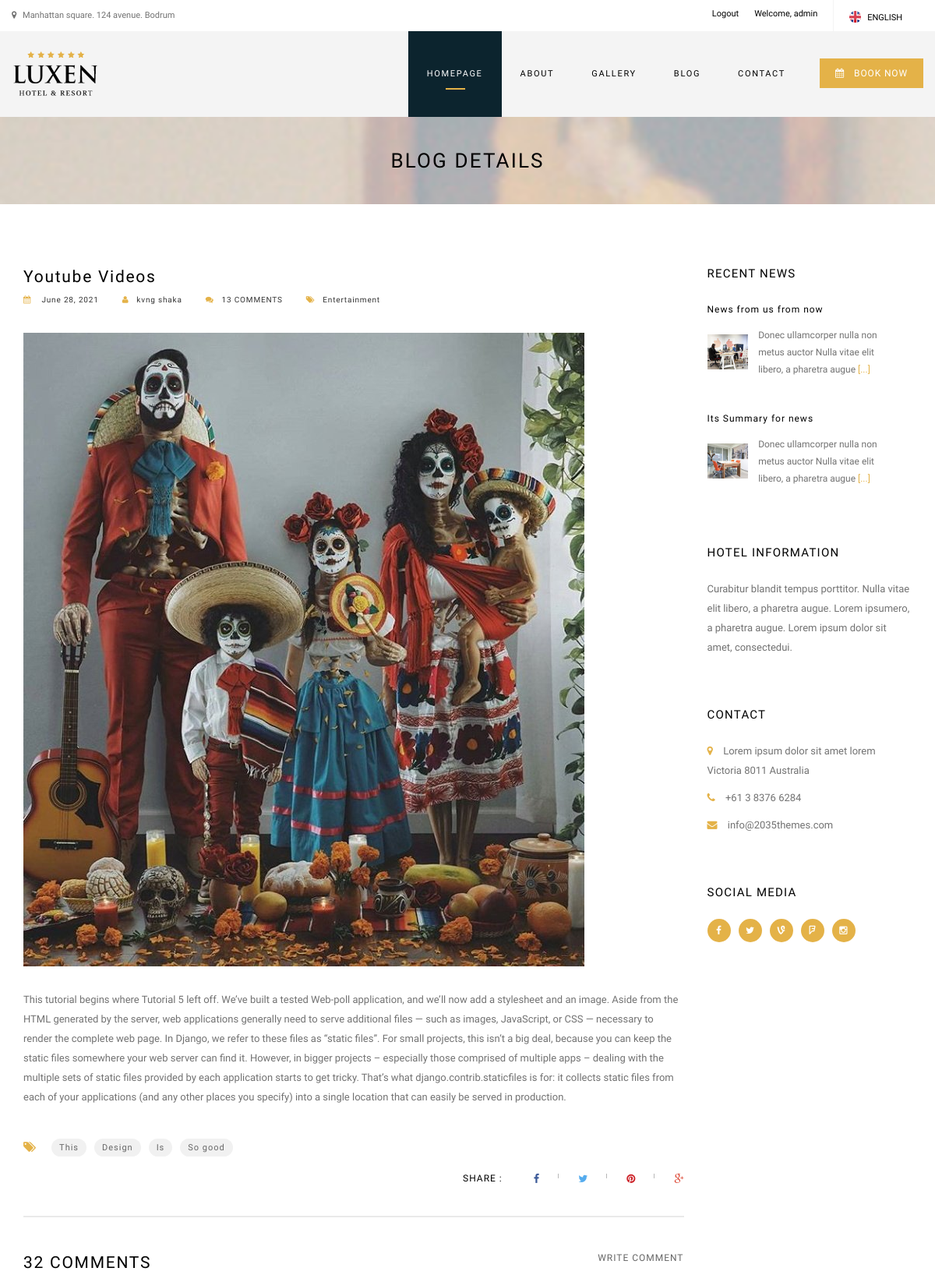
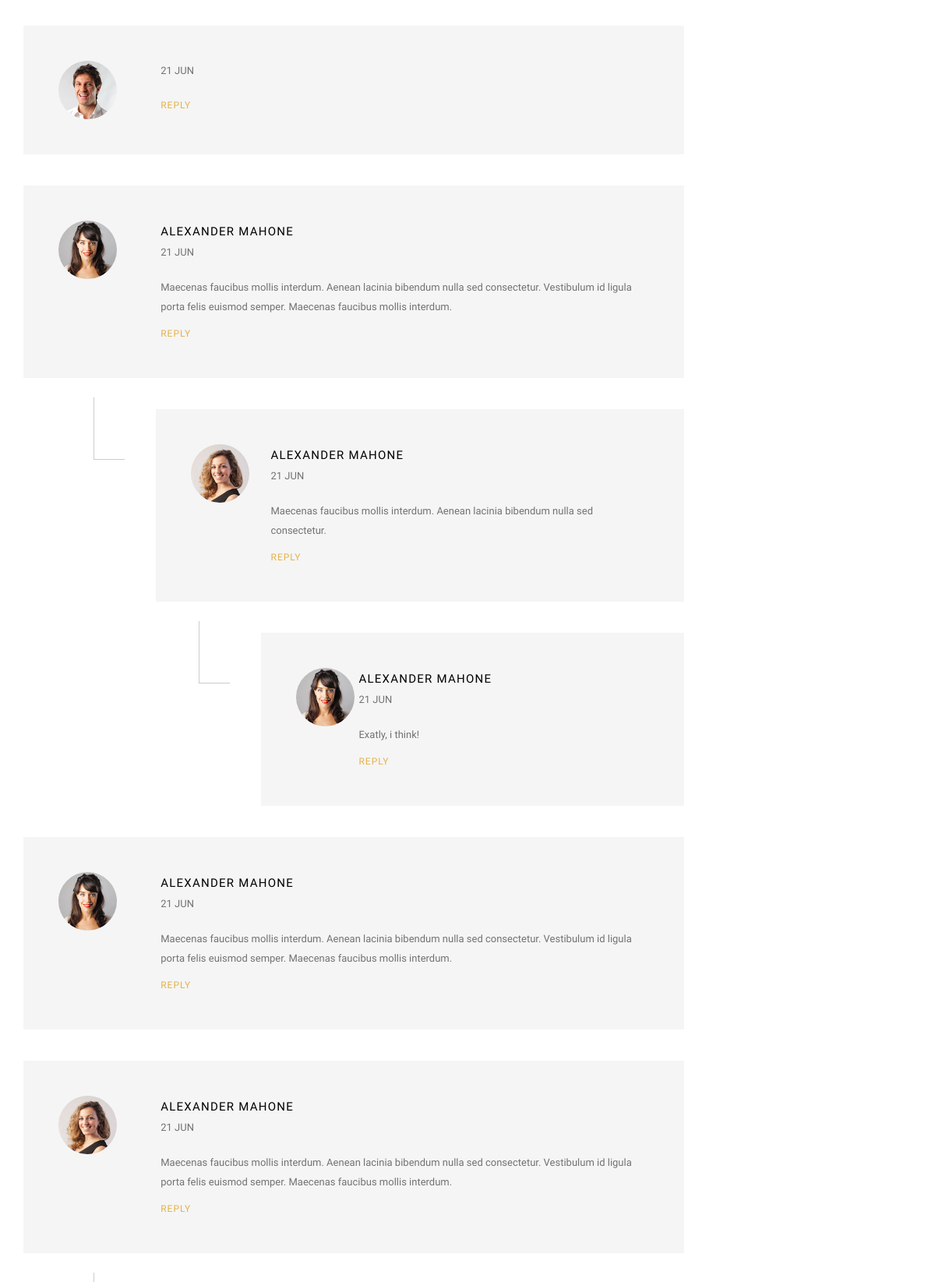
Screenshot of /blog_details/2 (signed in, upper part) with the database file from the repository (2 pictures, top to bottom).
### blogs/models.py (models this page shows, shortened)
class Blog(models.Model):
    title = models.CharField(max_length=120)
    author = models.ForeignKey(User, on_delete=models.CASCADE)
    category = models.CharField(max_length=100)
    image = models.ImageField(upload_to='images')
    body = models.TextField()
    created_date = models.DateField(auto_now_add=True)

### blogs/views.py (the view)
# urls.py: path('blog_details/<int:pk>', blog_details, name='blog-details'),
def blog_details(request, pk):
    blog = Blog.objects.get(pk=pk)
    if request.method == "POST":
        name = request.POST['name']
        subject = request.POST['subject']
        email = request.POST['email']
        message = request.POST['message']
        return render(request, 'blog_details.html', {'blog': blog, "name": name, "subject": subject, "email": email, "message": message})
    else:
        return render(request, 'blog_details.html', {'blog': blog})

### blogs/templates/blog_details.html (shortened to what this page needs)
{% extends 'base.html' %}
{% load static %}
{% block content %}
    <div class="breadcrumb breadcrumb-1 pos-center">
		<h1>BLOG DETAILS</h1>
	</div>
	<div class="content">
		<div class="container">
			<div class="row">
				<div class="col-lg-9 col-sm-8 blog-post-contents">
		            <div class="blog-post">
                        <h3>{{blog.title}}</h3>
						<div class="post-materials  clearfix">
                            <ul>
                            	<li><h6><a href="#"><i class="fa fa-calendar"></i> {{blog.created_date}}</a></h6></li>
                                <li><h6><a href="#"><i class="fa fa-user"></i>{{blog.author.first_name}} {{blog.author.last_name}}</a></h6></li>
                                <li><h6><a href="#"><i class="fa fa-comments"></i>13 COMMENTS</a></h6></li>
                                <li><h6><a href="#"><i class="fa fa-tags"></i>{{blog.category}}</a></h6></li>
                            </ul>
                        </div>
                        <div class="blog-image marginb30 margint30">
                            <img alt="Blog Image 2" class="img-responsive" src="{{blog.image.url}}" >
                        </div>
                        <div class="post-content margint10">
                            <p>{{blog.body}}</p>
                        </div>
                        <div class="blog-share-tags clearfix margint40 marginb40">
	                    	<div class="pull-left">
	                    		<div class="blog-tags">
	                    			<ul>
	                    				<li class="title"><i class="fa fa-tags"></i></li>
	                    				<li><h6><a href="#">This</a></h6></li>
	                    				<li><h6><a href="#">Design</a></h6></li>
	                    				<li><h6><a href="#">Is</a></h6></li>
	                    				<li><h6><a href="#">So good</a></h6></li>
	                    			</ul>
	                   			</div>
	                   		</div>
	                    	<div class="pull-right">
	                			<div class="blog-share">
	                    			<ul>
	                    				<li class="title darkest-color"><h6>SHARE :</h6></li>
	                    				<li><a href="http://www.facebook.com/sharer.php?u=http://www.2035themes/evenmore/html" onclick="javascript:window.open(this.href, '', 'menubar=no,toolbar=no,resizable=yes,scrollbars=yes,height=300,width=600');return false;" target="_blank" title="Share on Facebook">
	                    				<i class="fa fa-facebook"></i></a></li>
	                    				<li><a href="https://twitter.com/share?url=http://www.2035themes/evenmore/html" onclick="javascript:window.open(this.href, '', 'menubar=no,toolbar=no,resizable=yes,scrollbars=yes,height=300,width=600');return false;" target="_blank" title="Share on Twitter">
	                    				<i class="fa fa-twitter"></i></a></li>
	                    				<li><a href="http://pinterest.com/pin/create/button/?source_url=http://www.2035themes/evenmore/html" onclick="javascript:window.open(this.href, '', 'menubar=no,toolbar=no,resizable=yes,scrollbars=yes,height=300,width=600');return false;" target="_blank" title="Share on Pinterest">
	                    				<i class="fa fa-pinterest"></i></a></li>
	                    				<li><a href="https://plus.google.com/share?url=http://www.2035themes/evenmore/html" onclick="javascript:window.open(this.href, '', 'menubar=no,toolbar=no,resizable=yes,scrollbars=yes,height=300,width=600');return false;" target="_blank" title="Share on Google Plus">
	                    				<i class="fa fa-google-plus"></i></a></li>
	                    			</ul>
	                   			</div>
	                    	</div>
	                    </div>
	                    <div class="comment-number clearfix">
							<div class="pull-left">
								<h3>32 COMMENTS</h3>
							</div>
							<div class="pull-right write-comment">
								<h6><a href="#write-comment">WRITE COMMENT</a></h6>
							</div>
	                    </div>
	                    <div class="comments-container clearfix">
	                    	<ul>
		                    	<li class="comment-box clearfix margint40">
		                    		<div class="col-lg-2 comment-author-image">
		                    			<img alt="Blog Comments Image 1" class="img-circle" src="{% static 'djangoweb/temp/customer-image-1.jpg' %}">
		                    		</div>
		                    		<div class="col-lg-10">
		                    			<div class="date marginb20">21 JUN</div>
		                    			<div class="comment-reply">
		                    				<h6><a class="active-color" href="#write-comment">REPLY</a></h6>
		                    			</div>
		                    		</div>
		                    	</li>
		                    	<li class="comment-box clearfix margint40">
		                    		<div class="col-lg-2 comment-author-image">
		                    			<img alt="Blog Comments Image 2" class="img-circle" src="{% static 'djangoweb/temp/customer-image-2.jpg' %}">
		                    		</div>
		                    		<div class="col-lg-10">
		                    			<h5>ALEXANDER MAHONE</h5>
		                    			<div class="date marginb20">21 JUN</div>
		                    			<p>Maecenas faucibus mollis interdum. Aenean lacinia bibendum nulla sed consectetur. Vestibulum id ligula porta felis euismod semper. Maecenas faucibus mollis interdum.</p>
		                    			<div class="comment-reply">
		                    				<h6><a class="active-color" href="#write-comment">REPLY</a></h6>
		                    			</div>
		                    		</div>
		                    	</li>
		                    	<li>
									<ul class="children clearfix">
										<li class="comment-box clearfix margint40">
		                    				<div class="clearfix">
		                    					<div class="col-lg-2 comment-author-image">
					                    			<img alt="Blog Comments Image 2" class="img-circle" src="{% static 'djangoweb/temp/customer-image-3.jpg' %}">
					                    		</div>
					                    		<div class="col-lg-10">
					                    			<h5>ALEXANDER MAHONE</h5>
					                    			<div class="date marginb20">21 JUN</div>
					                    			<p>Maecenas faucibus mollis interdum. Aenean lacinia bibendum nulla sed consectetur.</p>
					                    			<div class="comment-reply">
					                    				<h6><a class="active-color" href="#write-comment">REPLY</a></h6>
					                    			</div>
					                    		</div>
				                    		</div>
				                    	</li>
				                    	<li>
					                    	<ul class="children clearfix">
												<li class="comment-box clearfix margint40">
				                    				<div class="clearfix">
				                    					<div class="col-lg-2 comment-author-image">
							                    			<img alt="Blog Comments Image 2" class="img-circle" src="{% static 'djangoweb/temp/customer-image-2.jpg' %}">
							                    		</div>
							                    		<div class="col-lg-10">
							                    			<h5>ALEXANDER MAHONE</h5>
							                    			<div class="date marginb20">21 JUN</div>
							                    			<p>Exatly, i think!</p>
							                    			<div class="comment-reply">
							                    				<h6><a class="active-color" href="#write-comment">REPLY</a></h6>
							                    			</div>
							                    		</div>
						                    		</div>
						                    	</li>
											</ul>
										</li>
									</ul>
								</li>
								<li class="comment-box clearfix margint40">
		                    		<div class="col-lg-2 comment-author-image">
		                    			<img alt="Blog Comments Image 1" class="img-circle" src="{% static 'djangoweb/temp/customer-image-2.jpg' %}">
		                    		</div>
		                    		<div class="col-lg-10">
		                    			<h5>ALEXANDER MAHONE</h5>
		                    			<div class="date marginb20">21 JUN</div>
		                    			<p>Maecenas faucibus mollis interdum. Aenean lacinia bibendum nulla sed consectetur. Vestibulum id ligula porta felis euismod semper. Maecenas faucibus mollis interdum.</p>
		                    			<div class="comment-reply">
		                    				<h6><a class="active-color" href="#write-comment">REPLY</a></h6>
		                    			</div>
		                    		</div>
		                    	</li>
		                    	<li class="comment-box clearfix margint40">
		                    		<div class="col-lg-2 comment-author-image">
		                    			<img alt="Blog Comments Image 2" class="img-circle" src="{% static 'djangoweb/temp/customer-image-3.jpg' %}">
		                    		</div>
		                    		<div class="col-lg-10">
		                    			<h5>ALEXANDER MAHONE</h5>
		                    			<div class="date marginb20">21 JUN</div>
		                    			<p>Maecenas faucibus mollis interdum. Aenean lacinia bibendum nulla sed consectetur. Vestibulum id ligula porta felis euismod semper. Maecenas faucibus mollis interdum.</p>
		                    			<div class="comment-reply">
		                    				<h6><a class="active-color" href="#write-comment">REPLY</a></h6>
		                    			</div>
		                    		</div>
		                    	</li>
		                    	<li>
			                    	<ul class="children clearfix">
									</ul>
								</li>
		                    </ul>
	                    </div>
                	</div>
				</div>
				<div class="col-lg-3 col-sm-4 margint60">
					<div class="luxen-widget news-widget">
						<div class="title">
							<h5>RECENT NEWS</h5>
						</div>
						<ul class="sidebar-recent">
							<li class="clearfix">
								<h6><a href="#">News from us from now</a></h6>
								<div class="pull-left blg-img margint20">
									<img src="{% static 'djangoweb/temp/sidebar-news-image-1.jpg' %}" class="img-responsive" alt="">
								</div>
								<div class="pull-left blg-txt">
									<p>Donec ullamcorper nulla non metus auctor Nulla vitae elit libero, a pharetra augue <a class="active-color" href="#">[...]</a></p>
								</div>
							</li>
							<li class="clearfix">
								<h6><a href="#">Its Summary for news</a></h6>
								<div class="pull-left blg-img margint20">
									<img src="{% static 'djangoweb/temp/sidebar-news-image-2.jpg' %}" class="img-responsive" alt="">
								</div>
								<div class="pull-left blg-txt">
									<p>Donec ullamcorper nulla non metus auctor Nulla vitae elit libero, a pharetra augue <a class="active-color" href="#">[...]</a></p>
								</div>
							</li>
						</ul>
					</div>
					<div class="luxen-widget news-widget">
						<div class="title">
							<h5>HOTEL INFORMATION</h5>
						</div>
						<p>Curabitur blandit tempus porttitor. Nulla vitae elit libero, a pharetra augue. Lorem ipsumero, a pharetra augue. Lorem ipsum dolor sit amet, consectedui.</p>
					</div>
					<div class="luxen-widget news-widget">
						<div class="title">
							<h5>CONTACT</h5>
						</div>
						<ul class="footer-links">
							<li><p><i class="fa fa-map-marker"></i> Lorem ipsum dolor sit amet lorem Victoria 8011 Australia </p></li>
							<li><p><i class="fa fa-phone"></i> +61 3 8376 6284 </p></li>
							<li><p><i class="fa fa-envelope"></i> info@2035themes.com</p></li>
						</ul>
					</div>
					<div class="luxen-widget news-widget">
						<div class="title">
							<h5>SOCIAL MEDIA</h5>
						</div>
						<ul class="social-links">
							<li><a href="http://facebook.com/2035themes"><i class="fa fa-facebook"></i></a></li>
							<li><a href="http://twitter.com/2035themes"><i class="fa fa-twitter"></i></a></li>
							<li><a href="http://vine.com/2035themes"><i class="fa fa-vine"></i></a></li>
							<li><a href="http://foursquare.com/2035themes"><i class="fa fa-foursquare"></i></a></li>
							<li><a href="http://instagram.com/2035themes"><i class="fa fa-instagram"></i></a></li>
						</ul>
					</div>
				</div>
			</div>
		</div>
	</div>
{% endblock %}

### templates/header.html (shortened to what this page needs)
{% load static %}
<div class="header">
		<div class="pre-header">
			<div class="container">
				<div class="row">
					<div class="pull-left pre-address-b">
						<p><i class="fa fa-map-marker"></i> Manhattan square. 124 avenue. Bodrum</p>
					</div>
					<div class="pull-right">
						<div class="pull-left">
							<ul class="navbar-nav mr-auto">
								{% if user.is_authenticated %}
									<li class="nav-item">
										<a class="nav-link" href="{% url 'logout' %}">Logout</a>
									</li>
									<li class="nav-item">
										<a class="nav-link" href="#">Welcome, {{user.username}}</a>
									</li>
								{% endif %}
							</ul>
						</div>
						<div class="pull-right">
							<div class="language-box">
								<ul>
									<li><a href="#"><img alt="language" src="{% static 'djangoweb/temp/english.png' %}"><span class="language-text">ENGLISH</span></a></li>
								</ul>
							</div>
						</div>
					</div>
				</div>
			</div>
		</div>
		<div class="main-header">
			<div class="container">
				<div class="row">
					<div class="pull-left">
						<div class="logo">
							<a href="index.html"><img alt="Logo" src="{% static 'djangoweb/img/logo.png' %}" class="img-responsive" /></a>
						</div>
					</div>
					<div class="pull-right">
						<div class="pull-left">
							<nav class="nav">
								<ul id="navigate" class="sf-menu navigate">
									<li class="active">
                                        <a href="{% url 'index' %}">HOMEPAGE</a>
									</li>
									<li>
                                        <a href="{% url 'about' %}">ABOUT</a>
									</li>
                                    <li>
                                        <a href="{% url 'gallery' %}">GALLERY</a>
									</li>
									<li>
                                        <a href="{% url 'blog' %}">BLOG</a>
									</li>
									<li>
                                        <a href="{% url 'contact' %}">CONTACT</a>
                                    </li>
								</ul>
							</nav>
						</div>
						<div class="pull-right">
							<div class="button-style-1 margint45">
								<a href="{% url 'reservation' %}"><i class="fa fa-calendar"></i>BOOK NOW</a>
							</div>
						</div>
					</div>
				</div>
			</div>
		</div>
	</div>

### static/djangoweb/css/2035.responsive.css (style rules this page uses)
@media only screen and (max-width: 1200px) { [class*="col-"] { padding-top:15px;padding-bottom:15px; } }
@media only screen and (max-width: 1200px) { .blog-share { float: left;margin-top: 40px; } }
@media only screen and (max-width: 1200px) { .children li { margin-left: 20%; } }
@media only screen and (max-width: 1200px) { .breadcrumb h1 { font-size: 26px; line-height: 32px !important; } }
@media only screen and (max-width: 1200px) { .breadcrumb { padding: 40px 0; } }

### rows the page displays
Blog: title "Youtube Videos", created_date "June 28, 2021", author.first_name "kvng", author.last_name "shaka", category "Entertainment", image (picture), body "This tutorial begins where Tutorial 5 left off. We’ve built a tested Web-poll application, and we’ll now add a stylesheet and an image. Aside from the HTML generated by the server, web applications generally need to serve additional files — such as images, JavaScript, or CSS — necessary to render the complete web page. In Django, we refer to these files as “static files”. For small projects, this isn’t a big deal, because you can keep the static files somewhere your web server can find it. However, in bigger projects – especially those comprised of multiple apps – dealing with the multiple sets of static files provided by each application starts to get tricky. That’s what…"

### other values shown
{{ user.username }} "admin"
